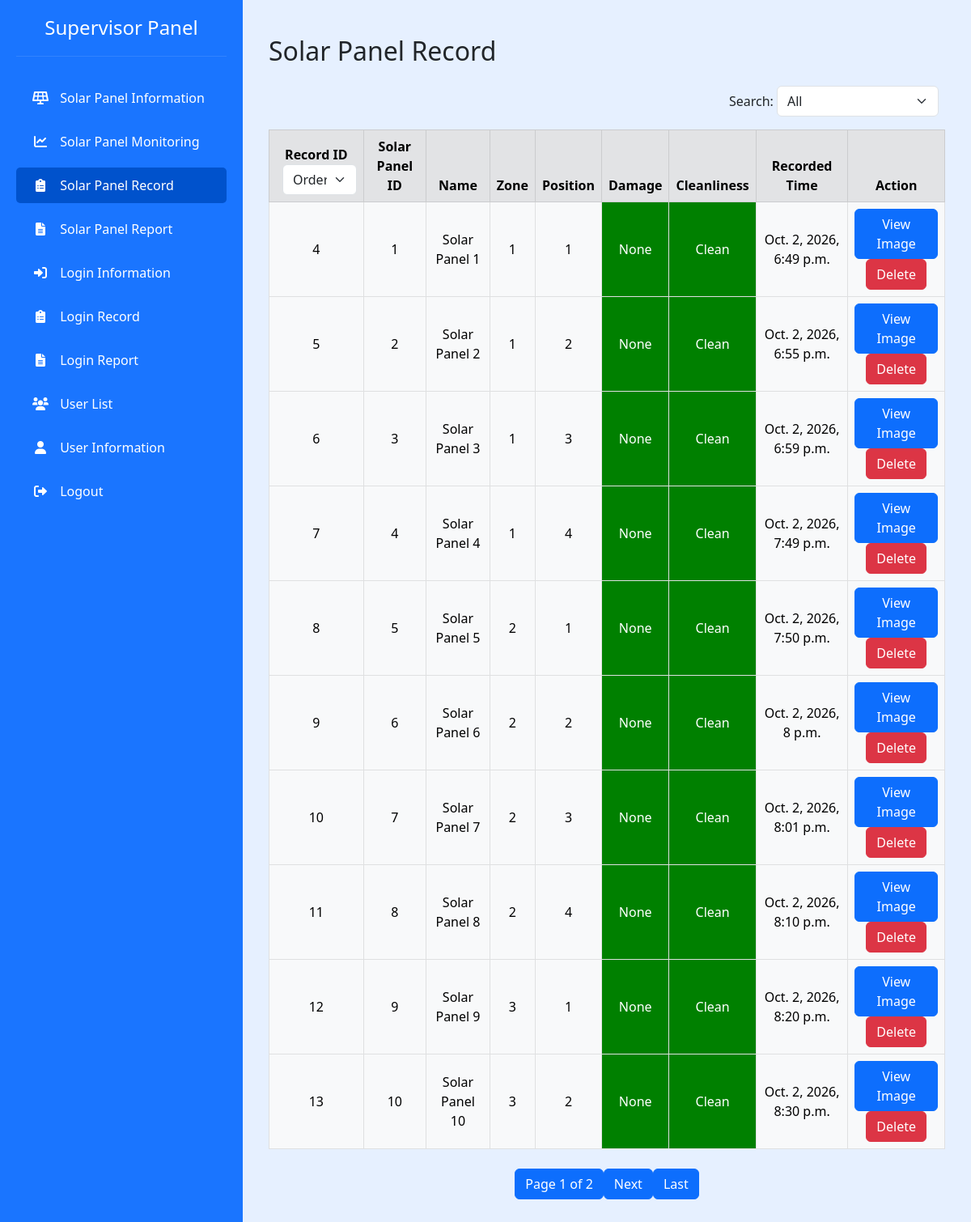
The app's page /solar_panel_record/ (signed in) with its own data.
### solar_panel/models.py (models this page shows)
class SolarPanelRecord(models.Model):
    DAMAGE_CHOICES = [
        (0, "None"),
        (1, "Yes"),
    ]
    CLEANLINESS_CHOICES = [
        (1, "Clean"),
        (2, "Dusty"),
        (3, "Bird Drop")
    ]
    solar_panel = models.ForeignKey("SolarPanel", on_delete=models.CASCADE, related_name="solar_panel_record")
    damage = models.IntegerField(choices=DAMAGE_CHOICES, db_comment="0 = None, 1 = Yes")
    cleanliness = models.IntegerField(choices=CLEANLINESS_CHOICES,
                                      db_comment="1 = Clean, 2 = Dusty, 3 = Bird Drop")
    image = models.ImageField(upload_to="detect_solar_panel_result/")
    recorded_time = models.DateTimeField(auto_now_add=True)
    class Meta:
        db_table = "solar_panel_record"

class SolarPanel(models.Model):
    STATUS_CHOICES = [(0, "No Active"), (1, "Active")]
    name = models.CharField(
        max_length=150,
    )
    zone = models.IntegerField()
    position = models.IntegerField()
    status = models.IntegerField(
        choices=STATUS_CHOICES,
        db_comment="0 = No Active, 1 = Active"
    )
    created_time = models.DateTimeField(auto_now_add=True)
    updated_time = models.DateTimeField(auto_now=True)
    class Meta:
        db_table = "solar_panel"

### solar_panel/views.py (the view, shortened to what this page needs)
# urls.py: path("solar_panel_record/", views.RecordOfSolarPanel.as_view(), name="solar_panel_record"),
class RecordOfSolarPanel(LoginRequiredMixin, View):
    def get(self, request, page=1):
        solar_panel_record_list = SolarPanelRecord.objects.all()
        solar_panel_record_list = get_data_by_page(solar_panel_record_list, page)[0]
        is_paginated = get_data_by_page(solar_panel_record_list, page)[1]
        user = request.user
        permission = 1 if user.is_superuser else (2 if not user.is_superuser and user.is_staff else 3)
        return render(request, "solar_panel/solar_panel_record.html",
                      {"permission": permission, "solar_panel_record_list": solar_panel_record_list,
                       "is_paginated": is_paginated})

### utils/general_function.py (called while the page is built)
def verify_network_address(request):
    ip = request.META.get("REMOTE_ADDR")
    network_address = LoginInfo.objects.filter(ip=ip).first()
    if network_address:
        if network_address.blacklist:
            return hint_message(request, "Your IP has been blocked.", "login:login")
    return True

def get_data_by_page(data, page):
    paginator = Paginator(data, 10)
    page = page
    try:
        data = paginator.page(page)
    except PageNotAnInteger:
        data = paginator.page(1)
    except EmptyPage:
        data = paginator.page(paginator.num_pages)
    is_paginated = True if paginator.num_pages > 1 else False
    return [data, is_paginated]

### templates/solar_panel/solar_panel_record.html (shortened to what this page needs)
{% extends "navigation_bar.html" %}
{% load static %}
{% block content %}
    <link rel="stylesheet" href="{% static 'css/color.css' %}">
    <h2 class="mb-4">Solar Panel Record</h2>
    <div class="d-flex justify-content-between align-items-center mb-3">
        <div class="d-flex ms-auto">
            <form method="post" class="d-flex align-items-center" id="filter_form">
                <div class="form-group d-flex align-items-center me-2">
                    Search:&nbsp;
                    <select class="form-select" id="filter_select" name="filter_select" style="width: 200px"
                            onchange="ChangeFilterSelect()">
                        <option value="1" {% if filter_select == "1" %}selected{% endif %}>All</option>
                    </select>
                </div>
            </form>
        </div>
    </div>
    <div class="solar-panel-list">
        <table class="table table-bordered table-hover align-middle text-center">
            <thead class="table-secondary">
            <tr>
                <th>Record ID
                    <div class="d-inline-block ms-2">
                        <form method="post" class="d-inline">
                            <select class="form-select me-2" id="order_by" name="order_by"
                                    onchange="this.form.submit()">
                                <option value="1" {% if order_by == "1" %}selected{% endif %}>Order</option>
                            </select>
                        </form>
                    </div>
                </th>
                <th>Solar Panel ID</th>
                <th>Name</th>
                <th>Zone</th>
                <th>Position</th>
                <th>Damage</th>
                <th>Cleanliness</th>
                <th>Recorded Time</th>
                <th>Action</th>
            </tr>
            </thead>
            {% if solar_panel_record_list %}
                {% for solar_panel_record in solar_panel_record_list %}
                    <tbody class="table-light">
                    <tr>
                        <td>{{ solar_panel_record.id }}</td>
                        <td>{{ solar_panel_record.solar_panel.id }}</td>
                        <td>{{ solar_panel_record.solar_panel.name }}</td>
                        <td>{{ solar_panel_record.solar_panel.zone }}</td>
                        <td>{{ solar_panel_record.solar_panel.position }}</td>
                        {% if solar_panel_record.damage == 0 %}
                            <td class="green text-white">None</td>
                        {% else %}
                            <td class="red text-white">Yes</td>
                        {% endif %}
                        {% if solar_panel_record.cleanliness == 1 %}
                            <td class="green text-white">Clean</td>
                        {% elif solar_panel_record.cleanliness == 2 %}
                            <td class="orange text-white">Dusty</td>
                        {% else %}
                            <td class="red text-white">Bird Drop</td>
                        {% endif %}
                        <td>{{ solar_panel_record.recorded_time }}</td>
                        <td>
                            <button class="btn btn-primary" onclick="showImage('{{ solar_panel_record.image }}')">View
                                Image
                            </button>
                            {% if permission == 1 %}
                                <a href="{% url 'solar_panel:delete_solar_panel_record' solar_panel_record.id %}"
                                   class="btn btn-danger"
                                   onclick="return confirm('Are you sure you want to delete this record?')">Delete</a>
                            {% endif %}
                        </td>
                    </tr>
                    </tbody>
                {% endfor %}
            {% endif %}
        </table>
        {% if solar_panel_record_list %}
            <div class="d-flex justify-content-center mt-4">
                <nav aria-label="Page navigation">
                    <ul class="pagination">
                        <li class="page-item disabled">
                <span class="btn btn-primary">
                    Page {{ solar_panel_record_list.number }} of {{ solar_panel_record_list.paginator.num_pages }}
                </span>
                        </li>
                        {% if solar_panel_record_list.has_next %}
                            <li class="page-item">
                                <form method="post"
                                      action="{% url "solar_panel:solar_panel_record" solar_panel_record_list.next_page_number %}">
                                    <input class="btn btn-primary" type="submit" value="Next">
                                </form>
                            </li>
                            <li class="page-item">
                                <form method="post"
                                      action="{% url "solar_panel:solar_panel_record" solar_panel_record_list.paginator.num_pages %}">
                                    <input class="btn btn-primary" type="submit" value="Last">
                                </form>
                            </li>
                        {% endif %}
                    </ul>
                </nav>
            </div>
        {% else %}
            <div class="text-center my-4" style="font-size: 1.5rem;">
                No Data
            </div>
        {% endif %}
    </div>
{% endblock %}

### templates/navigation_bar.html (shortened to what this page needs)
<!DOCTYPE html>
<html lang="en">
<head>
  <link href="https://cdn.jsdelivr.net/npm/bootstrap@5.3.0/dist/css/bootstrap.min.css" rel="stylesheet">
  <link href="https://cdnjs.cloudflare.com/ajax/libs/font-awesome/6.0.0/css/all.min.css" rel="stylesheet">
</head>
<body>
<div id="sidebar">
  <div class="text-center mb-4">
    {% if permission == 1 %}
      <h4>Supervisor Panel</h4>
    {% elif permission == 2 %}
      <h4>Administration Panel</h4>
    {% else %}
      <h4>Viewer Panel</h4>
    {% endif %}
  </div>
  <nav class="nav flex-column">
    <a class="nav-link {% if request.resolver_match.url_name == 'solar_panel_info' %}active-link{% endif %}" href="{% url 'solar_panel:solar_panel_info' %}">
      <i class="fas fa-solar-panel"></i> Solar Panel Information
    </a>
    <a class="nav-link {% if request.resolver_match.url_name == 'solar_panel_monitoring' %}active-link{% endif %}" href="{% url 'solar_panel:solar_panel_monitoring' %}">
      <i class="fas fa-chart-line"></i> Solar Panel Monitoring
    </a>
    <a class="nav-link {% if request.resolver_match.url_name == 'solar_panel_record' %}active-link{% endif %}" href="{% url 'solar_panel:solar_panel_record' %}">
      <i class="fas fa-clipboard-list"></i> Solar Panel Record
    </a>
    <a class="nav-link {% if request.resolver_match.url_name == 'solar_panel_report' %}active-link{% endif %}" href="{% url 'solar_panel:solar_panel_report' %}">
      <i class="fas fa-file-alt"></i> Solar Panel Report
    </a>
    {% if permission < 3 %}
      <a class="nav-link {% if request.resolver_match.url_name == 'login_info' %}active-link{% endif %}" href="{% url 'login:login_info' %}"><i class="fas fa-sign-in-alt"></i> Login Information</a>
      <a class="nav-link {% if request.resolver_match.url_name == 'login_record' %}active-link{% endif %}" href="{% url 'login:login_record' %}"><i class="fas fa-clipboard-list"></i> Login Record</a>
      <a class="nav-link {% if request.resolver_match.url_name == 'login_report' %}active-link{% endif %}" href="{% url 'login:login_report' %}"><i class="fas fa-file-alt"></i> Login Report</a>
      <a class="nav-link {% if request.resolver_match.url_name == 'user_list' %}active-link{% endif %}" href="{% url 'user:user_list' %}"><i class="fas fa-users"></i> User List</a>
    {% endif %}
    <a class="nav-link {% if request.resolver_match.url_name == 'user_info' %}active-link{% endif %}" href="{% url 'user:user_info' %}"><i class="fas fa-user"></i> User Information</a>
    <a class="nav-link" href="{% url 'login:logout' %}"><i class="fas fa-sign-out-alt"></i> Logout</a>
  </nav>
</div>
<div id="main-content">
  <div class="container-fluid py-4">
    {% block content %}{% endblock %}
  </div>
</div>
</body>
</html>

### static/css/color.css (style rules this page uses)
.green { position: relative; z-index: 1; }
.green::before { content: ""; background-color: green; position: absolute; top: 0; bottom: 0; left: 0; right: 0; z-index: -1; }

### templates/navigation_bar.html (style rules this page uses)
:root { --primary-blue: #1a75ff; --hover-blue: #0052cc; --light-blue: #e6f0ff; }
body { margin: 0; }
#sidebar { position: fixed; top: 0; left: 0; bottom: 0; width: 300px; background-color: var(--primary-blue); color: white; padding: 20px; overflow-y: auto; z-index: 1000; transition: transform 0.3s ease; }
#sidebar h4 { color: white; padding-bottom: 20px; border-bottom: 1px solid rgba(255, 255, 255, 0.1); margin-bottom: 20px; }
#sidebar .nav-link { color: white; padding: 10px 20px; margin: 5px 0; border-radius: 5px; transition: all 0.3s ease; }
#sidebar .nav-link i { margin-right: 10px; width: 20px; text-align: center; }
.active-link { background-color: var(--hover-blue); }
#main-content { margin-left: 300px; padding: 20px; background-color: var(--light-blue); min-height: 100vh; transition: margin-left 0.3s ease; }

### records on screen
SolarPanelRecord: id "4", solar_panel.id "1", solar_panel.name "Solar Panel 1", solar_panel.zone "1", solar_panel.position "1", damage "None", cleanliness "Clean", recorded_time "Oct. 2, 2026, 6:49 p.m."
SolarPanelRecord: id "5", solar_panel.id "2", solar_panel.name "Solar Panel 2", solar_panel.zone "1", solar_panel.position "2", damage "None", cleanliness "Clean", recorded_time "Oct. 2, 2026, 6:55 p.m."
SolarPanelRecord: id "6", solar_panel.id "3", solar_panel.name "Solar Panel 3", solar_panel.zone "1", solar_panel.position "3", damage "None", cleanliness "Clean", recorded_time "Oct. 2, 2026, 6:59 p.m."
SolarPanelRecord: id "7", solar_panel.id "4", solar_panel.name "Solar Panel 4", solar_panel.zone "1", solar_panel.position "4", damage "None", cleanliness "Clean", recorded_time "Oct. 2, 2026, 7:49 p.m."
SolarPanelRecord: id "8", solar_panel.id "5", solar_panel.name "Solar Panel 5", solar_panel.zone "2", solar_panel.position "1", damage "None", cleanliness "Clean", recorded_time "Oct. 2, 2026, 7:50 p.m."
SolarPanelRecord: id "9", solar_panel.id "6", solar_panel.name "Solar Panel 6", solar_panel.zone "2", solar_panel.position "2", damage "None", cleanliness "Clean", recorded_time "Oct. 2, 2026, 8 p.m."
SolarPanelRecord: id "10", solar_panel.id "7", solar_panel.name "Solar Panel 7", solar_panel.zone "2", solar_panel.position "3", damage "None", cleanliness "Clean", recorded_time "Oct. 2, 2026, 8:01 p.m."
SolarPanelRecord: id "11", solar_panel.id "8", solar_panel.name "Solar Panel 8", solar_panel.zone "2", solar_panel.position "4", damage "None", cleanliness "Clean", recorded_time "Oct. 2, 2026, 8:10 p.m."
SolarPanelRecord: id "12", solar_panel.id "9", solar_panel.name "Solar Panel 9", solar_panel.zone "3", solar_panel.position "1", damage "None", cleanliness "Clean", recorded_time "Oct. 2, 2026, 8:20 p.m."
SolarPanelRecord: id "13", solar_panel.id "10", solar_panel.name "Solar Panel 10", solar_panel.zone "3", solar_panel.position "2", damage "None", cleanliness "Clean", recorded_time "Oct. 2, 2026, 8:30 p.m."

### other values on screen
{{ solar_panel_record_list.number }} "1"
{{ solar_panel_record_list.paginator.num_pages }} "2"
